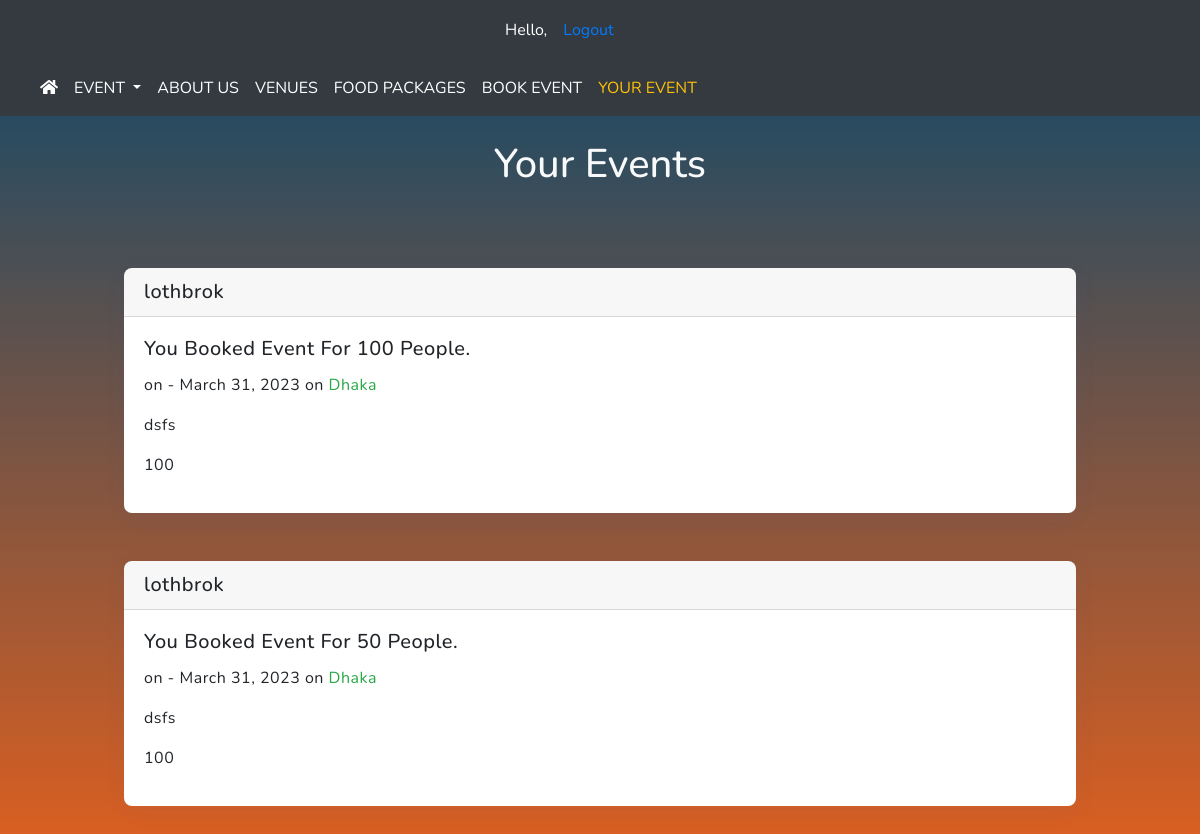
Page /user_cart (signed in) on the earlier database version.
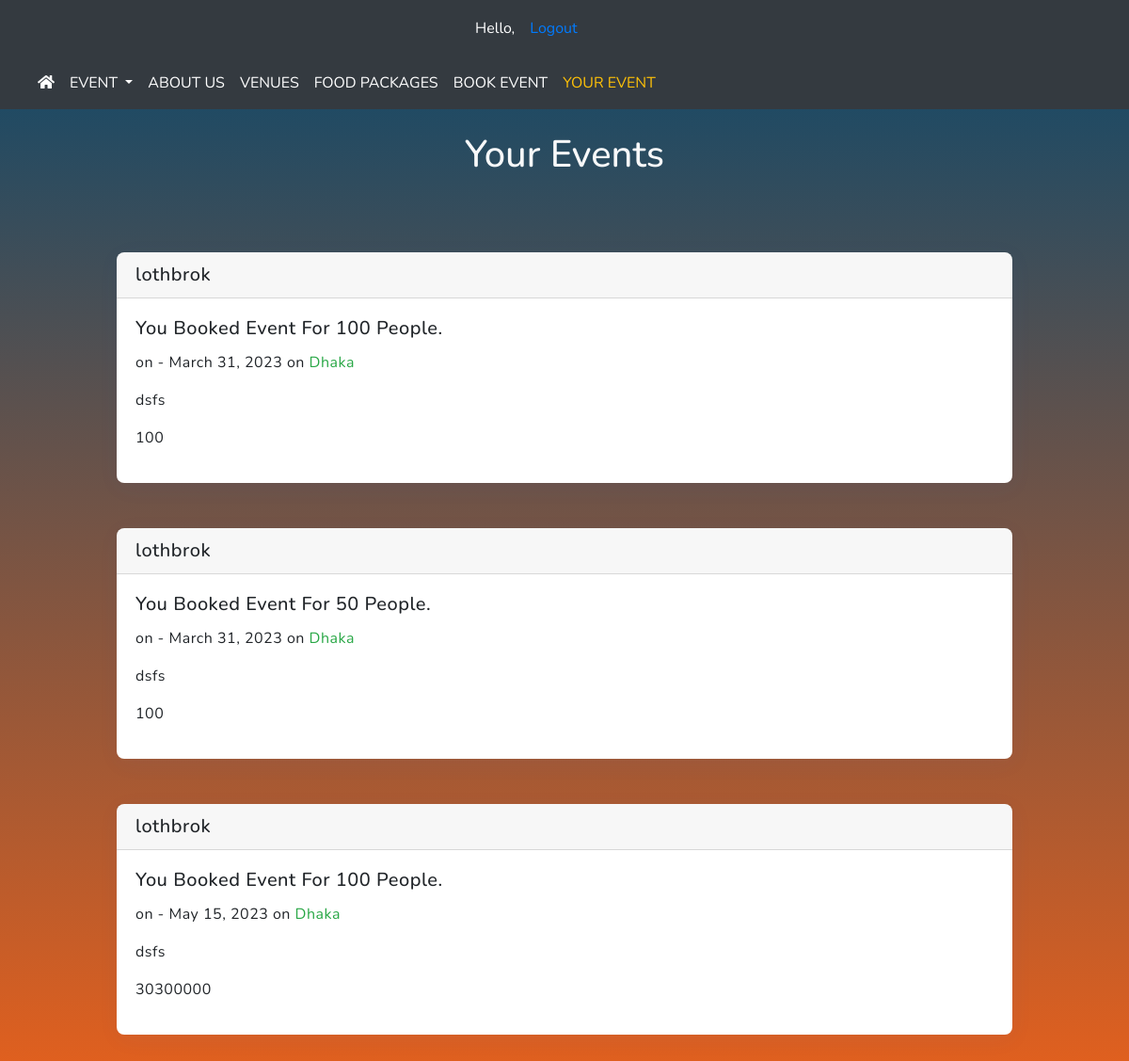
Same page on the later database version.
### website/models.py (models this page shows, shortened)
class Book_event(models.Model):
    name = models.CharField(max_length = 100)
    mobile = models.CharField(max_length = 14)
    email = models.EmailField()
    people = models.IntegerField()
    date = models.DateField()
    event = models.CharField(max_length = 100)
    food =  models.ForeignKey('website.Food', on_delete = models.CASCADE, default = "")
    address = models.CharField(max_length = 500)
    venue = models.ForeignKey(Venue, on_delete = models.CASCADE, default = " ")
    message = models.TextField()
    user=models.ForeignKey(User, on_delete=models.CASCADE, default='')
    bill = models.IntegerField()

class Food(models.Model):
    package = models.CharField(max_length = 200)
    item1 = models.CharField(max_length = 50)
    item2 = models.CharField(max_length = 50)
    item3 = models.CharField(max_length = 50)
    item4 = models.CharField(max_length = 50)
    pack_price = models.IntegerField()
    def __str__(self):
        return self.package

### website/views.py (the view)
# urls.py: path("user_cart", views.usercart, name = "user_cart"),
def usercart(request):
    my_cart = Book_event.objects.filter(user=request.user)
    return render(request, 'user_cart.html', {'my_cart': my_cart})

### website/templates/user_cart.html (shortened to what this page needs)
{% extends 'base.html'%}
{% block content%}
<body id="cart-body">
  <header>
    <div class="cotainer">
        <div class="row">
            <div class="col-md-12 col-sm-12 col-xs-12 text-light text-center p-4 mb-4">
              <h1>Your Events</h1>
            </div>
        </div>
    </div>
  </header>
  <main>
  <section class="cart-section">
    <div class="container-fluid">
      <div class="row">
          {% if my_cart %}
          {% for cart in my_cart %}
          <div class="col-md-10 col-sm-10 col-xs-10 p-4 offset-1">
            <div class="card">
              <h5 class="card-header">{{cart.name}}</h5>
            <div class="card-body">
              <h5 class="card-title">You Booked Event For {{cart.people}} People.</h5>
              <p class="card-text">on - {{cart.date}} on <span class="text-success">{{cart.address}}</span> </p>
              <p>{{cart.food}}</p>
              <p>{{cart.bill}}</p>
            </div>
            </div>
          </div>
          {% endfor %}
          {% endif %}
      </div>
    </div>
  </section>
  </main>
</body>
{% endblock content%}

Differences in the rows shown:
added Book_event: name "lothbrok", people "100", date "May 15, 2023", address "Dhaka", food "dsfs", bill "30300000"
